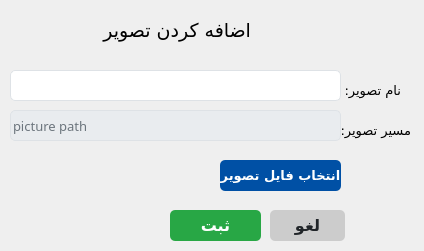
<?xml version="1.0" encoding="UTF-8"?>
<ui version="4.0">
 <class>addEditImage_form</class>
 <widget class="QWidget" name="addEditImage_form">
  <property name="geometry">
   <rect>
    <x>0</x>
    <y>0</y>
    <width>424</width>
    <height>251</height>
   </rect>
  </property>
  <property name="minimumSize">
   <size>
    <width>424</width>
    <height>251</height>
   </size>
  </property>
  <property name="maximumSize">
   <size>
    <width>424</width>
    <height>251</height>
   </size>
  </property>
  <property name="windowTitle">
   <string>تصویر</string>
  </property>
  <widget class="QPushButton" name="save_btn">
   <property name="geometry">
    <rect>
     <x>170</x>
     <y>210</y>
     <width>91</width>
     <height>31</height>
    </rect>
   </property>
   <property name="font">
    <font>
     <family>Vazirmatn,sans-serif</family>
     <pointsize>-1</pointsize>
     <weight>75</weight>
     <bold>true</bold>
     <underline>false</underline>
     <strikeout>false</strikeout>
    </font>
   </property>
   <property name="styleSheet">
    <string notr="true">QPushButton {
    background-color: #28a745; /* Bootstrap success green */
    color: white; /* White text */
    border: none;
    border-radius: 5px; /* Rounded corners */
    font-size: 16px; /* Font size */
    font-weight: bold; /* Bold text */
    text-align: center;
    text-decoration: none;
    font-family: 'Vazirmatn', sans-serif; /* Font family */
}

QPushButton:hover {
    background-color: #218838; /* Darker green on hover */
}

QPushButton:pressed {
    background-color: #1e7e34; /* Even darker green on press */
}
</string>
   </property>
   <property name="text">
    <string>ثبت</string>
   </property>
  </widget>
  <widget class="QPushButton" name="cancel_btn">
   <property name="geometry">
    <rect>
     <x>270</x>
     <y>210</y>
     <width>75</width>
     <height>31</height>
    </rect>
   </property>
   <property name="font">
    <font>
     <family>Vazirmatn,sans-serif</family>
     <pointsize>-1</pointsize>
     <weight>75</weight>
     <bold>true</bold>
     <underline>false</underline>
     <strikeout>false</strikeout>
    </font>
   </property>
   <property name="focusPolicy">
    <enum>Qt::StrongFocus</enum>
   </property>
   <property name="styleSheet">
    <string notr="true">QPushButton {
    background-color: #cccccc; /* Light grey */
    color: #212529; /* Dark text */
    border: none;
    border-radius: 5px; /* Rounded corners */
    font-size: 16px; /* Font size */
    font-weight: bold; /* Bold text */
    text-align: center;
    text-decoration: none;
    font-family: 'Vazirmatn', sans-serif; /* Font family */
}

QPushButton:hover {
    background-color: #b3b3b3; /* Darker grey on hover */
}

QPushButton:pressed {
    background-color: #999999; /* Even darker grey on press */
}
</string>
   </property>
   <property name="text">
    <string>لغو</string>
   </property>
   <property name="checkable">
    <bool>false</bool>
   </property>
  </widget>
  <widget class="QLineEdit" name="imageName_txtbox">
   <property name="geometry">
    <rect>
     <x>10</x>
     <y>70</y>
     <width>331</width>
     <height>31</height>
    </rect>
   </property>
   <property name="minimumSize">
    <size>
     <width>0</width>
     <height>0</height>
    </size>
   </property>
   <property name="maximumSize">
    <size>
     <width>7777</width>
     <height>7777</height>
    </size>
   </property>
   <property name="font">
    <font>
     <family>Vazirmatn,sans-serif</family>
     <pointsize>-1</pointsize>
    </font>
   </property>
   <property name="layoutDirection">
    <enum>Qt::RightToLeft</enum>
   </property>
   <property name="styleSheet">
    <string notr="true">/* Basic LineEdit styling */
QLineEdit {
    background-color: #ffffff; /* White background */
    border: 1px solid #dee2e6; /* Light grey border */
    border-radius: 5px; /* Rounded corners */
    font-family: 'Vazirmatn', sans-serif; /* Font family */
    font-size: 16px; /* Font size */
    color: #343a40; /* Dark grey text color */
    outline: none; /* Remove default outline */
}

/* Hover effect */
QLineEdit:hover {
    border: 1px solid #007bff; /* Blue border on hover */
}

/* Focus effect */
QLineEdit:focus {
    border: 1px solid #007bff; /* Blue border on focus */
}

/* Disabled state */
QLineEdit:disabled {
    background-color: #e9ecef; /* Light grey background when disabled */
    color: #6c757d; /* Grey text color when disabled */
}

</string>
   </property>
   <property name="locale">
    <locale language="Persian" country="Iran"/>
   </property>
  </widget>
  <widget class="QLabel" name="label_5">
   <property name="geometry">
    <rect>
     <x>330</x>
     <y>80</y>
     <width>71</width>
     <height>20</height>
    </rect>
   </property>
   <property name="font">
    <font>
     <family>Vazirmatn Black</family>
     <pointsize>10</pointsize>
    </font>
   </property>
   <property name="text">
    <string>نام تصویر:</string>
   </property>
  </widget>
  <widget class="QPushButton" name="chooseImage_btn">
   <property name="geometry">
    <rect>
     <x>220</x>
     <y>160</y>
     <width>121</width>
     <height>31</height>
    </rect>
   </property>
   <property name="font">
    <font>
     <family>Vazirmatn,sans-serif</family>
     <pointsize>10</pointsize>
     <weight>75</weight>
     <bold>true</bold>
     <underline>false</underline>
     <strikeout>false</strikeout>
    </font>
   </property>
   <property name="styleSheet">
    <string notr="true">QPushButton {
    background-color: #0050a5; /* Bootstrap primary blue */
    color: white; /* White text */
    border: none;
    border-radius: 5px; /* Rounded corners */
    font-weight: bold; /* Bold text */
    text-align: center;
    text-decoration: none;
    font-family: 'Vazirmatn', sans-serif; /* Font family */
}

QPushButton:hover {
    background-color: #0056b3; /* Darker blue on hover */
}

QPushButton:pressed {
    background-color: #004085; /* Even darker blue on press */
}
</string>
   </property>
   <property name="text">
    <string>انتخاب فایل تصویر</string>
   </property>
  </widget>
  <widget class="QLabel" name="label_6">
   <property name="geometry">
    <rect>
     <x>340</x>
     <y>120</y>
     <width>71</width>
     <height>21</height>
    </rect>
   </property>
   <property name="font">
    <font>
     <family>Vazirmatn Black</family>
     <pointsize>10</pointsize>
    </font>
   </property>
   <property name="text">
    <string>مسیر تصویر:</string>
   </property>
  </widget>
  <widget class="QLineEdit" name="imagePath_txtbox">
   <property name="enabled">
    <bool>false</bool>
   </property>
   <property name="geometry">
    <rect>
     <x>10</x>
     <y>110</y>
     <width>331</width>
     <height>31</height>
    </rect>
   </property>
   <property name="minimumSize">
    <size>
     <width>0</width>
     <height>0</height>
    </size>
   </property>
   <property name="maximumSize">
    <size>
     <width>7777</width>
     <height>7777</height>
    </size>
   </property>
   <property name="font">
    <font>
     <family>Vazirmatn Medium</family>
     <pointsize>10</pointsize>
    </font>
   </property>
   <property name="layoutDirection">
    <enum>Qt::RightToLeft</enum>
   </property>
   <property name="styleSheet">
    <string notr="true">/* Basic LineEdit styling */
QLineEdit {
    background-color: #ffffff; /* White background */
    border: 1px solid #dee2e6; /* Light grey border */
    border-radius: 5px; /* Rounded corners */
    color: #343a40; /* Dark grey text color */
    outline: none; /* Remove default outline */
}

/* Hover effect */
QLineEdit:hover {
    border: 1px solid #007bff; /* Blue border on hover */
}

/* Focus effect */
QLineEdit:focus {
    border: 1px solid #007bff; /* Blue border on focus */
}

/* Disabled state */
QLineEdit:disabled {
    background-color: #e9ecef; /* Light grey background when disabled */
    color: #6c757d; /* Grey text color when disabled */
}

</string>
   </property>
   <property name="locale">
    <locale language="Persian" country="Iran"/>
   </property>
   <property name="text">
    <string>picture path</string>
   </property>
  </widget>
  <widget class="QLabel" name="title_lbl">
   <property name="geometry">
    <rect>
     <x>60</x>
     <y>10</y>
     <width>191</width>
     <height>41</height>
    </rect>
   </property>
   <property name="font">
    <font>
     <family>B Titr</family>
     <pointsize>14</pointsize>
    </font>
   </property>
   <property name="text">
    <string>اضافه کردن تصویر</string>
   </property>
  </widget>
 </widget>
 <resources/>
 <connections/>
</ui>
